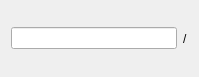
<?xml version="1.0" encoding="UTF-8"?>
<ui version="4.0">
 <class>BrowsingGuide</class>
 <widget class="QWidget" name="BrowsingGuide">
  <property name="geometry">
   <rect>
    <x>0</x>
    <y>0</y>
    <width>199</width>
    <height>77</height>
   </rect>
  </property>
  <property name="windowTitle">
   <string>Form</string>
  </property>
  <layout class="QHBoxLayout" name="horizontalLayout">
   <item>
    <widget class="QLineEdit" name="lineEdit"/>
   </item>
   <item>
    <widget class="QLabel" name="label">
     <property name="text">
      <string>/</string>
     </property>
    </widget>
   </item>
  </layout>
 </widget>
 <resources/>
 <connections/>
</ui>
